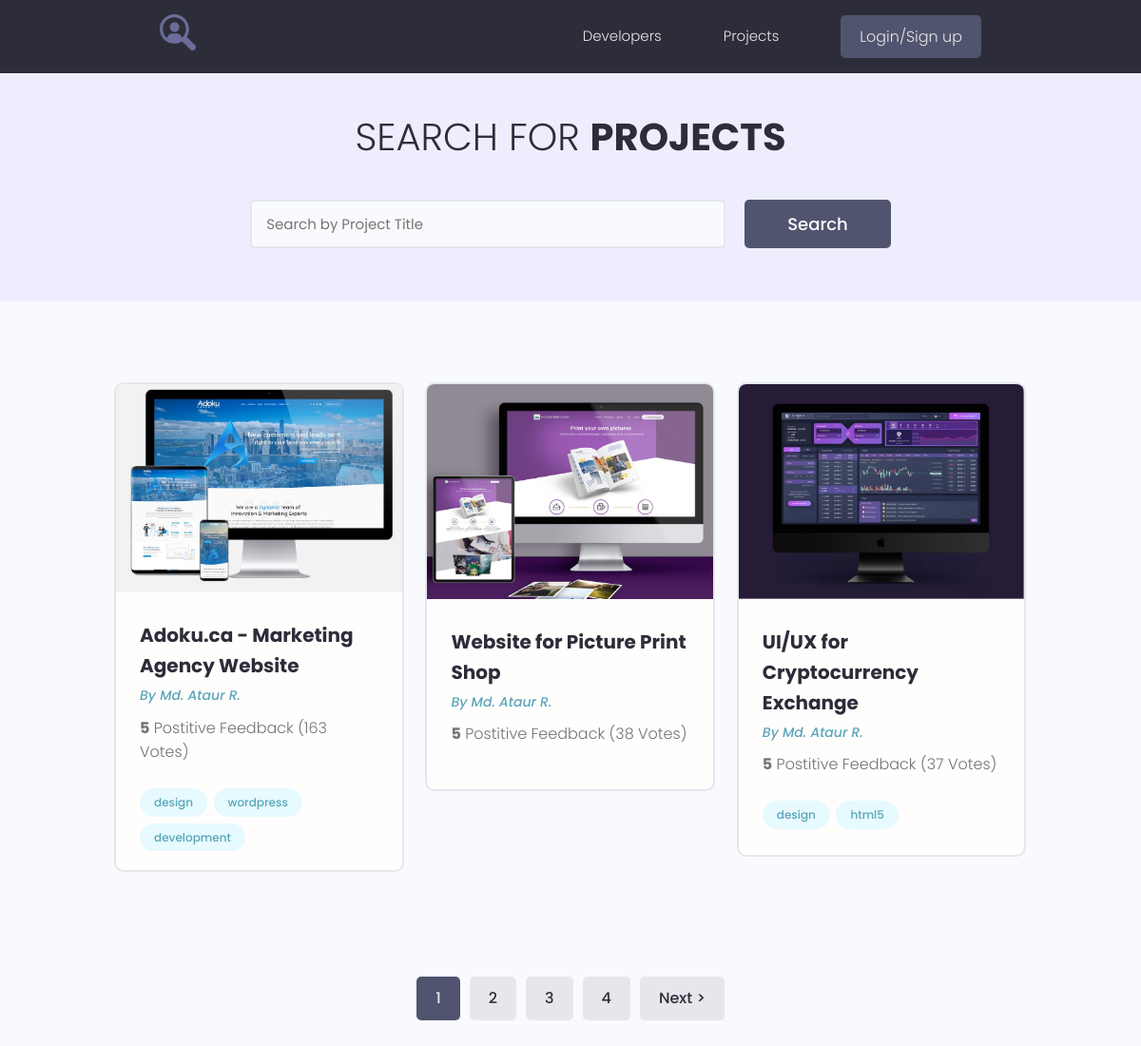
/projects/, run on the app's committed database.
### project/models.py (models this page shows, shortened)
class Project(models.Model):
    owner = models.ForeignKey(Profile, on_delete=models.SET_NULL, null=True, blank=True)
    title = models.CharField(max_length=200)
    description = models.TextField(null=True, blank=True)
    image = models.ImageField(null=True, blank=True, upload_to='projects/%Y/%m/%d',
                              default='default.png')
    demo_link = models.CharField(max_length=2000, null=True, blank=True)
    source_link = models.CharField(max_length=2000, null=True, blank=True)
    tags = models.ManyToManyField('Tag', blank=True)
    vote_total = models.IntegerField(default=0, null=True, blank=True)
    vote_ratio = models.IntegerField(default=0, null=True, blank=True)
    created = models.DateTimeField(auto_now_add=True)
    class Meta:
        ordering = ['-vote_ratio','-vote_total']

class Tag(models.Model):
    name = models.CharField(max_length=200)
    created = models.DateTimeField(auto_now_add=True)
    def __str__(self):
        return self.name

### users/models.py (models this page shows, shortened)
class Profile(models.Model):
    user = models.OneToOneField(User, on_delete=models.CASCADE, blank=True, null=True)
    name = models.CharField(max_length=200, blank=True, null=True)
    email = models.EmailField(max_length=500,blank=True,null=True)
    username = models.CharField(max_length=200,blank=True,null=True)
    short_info = models.CharField(max_length=200,blank=True,null=True)
    bio = models.TextField(blank=True,null=True)
    image = models.ImageField(upload_to='profiles/', blank=True,null=True,
      default='profiles/user-default.png')
    social_github = models.CharField(max_length=200, blank=True, null=True)
    social_youtube = models.CharField(max_length=200, blank=True, null=True)
    social_website = models.CharField(max_length=200, blank=True, null=True)
    created = models.DateTimeField(auto_now_add=True)

### project/views.py (the view)
# urls.py: path('projects/', include('project.urls')),
def projects(request):
    page = request.GET.get('page')
    results = 3
    projs = Project.objects.all()
    paginator = Paginator(projs, results)
    try:
        projs = paginator.page(page)
    except PageNotAnInteger:
        page = 1
        projs = paginator.page(page)
    except EmptyPage:
        page = paginator.num_pages
        projs = paginator.page(page)
    page = int(page)
    left_index = int(page) - 3 if page > 3 else 1
    right_index = int(page) + 4 if page < paginator.num_pages - 3 else paginator.num_pages + 1
    custom_range = range(left_index, right_index)
    context = {'projects': projs, 'paginator': paginator, 'custom_range': custom_range}
    return render(request, 'project/projects.html', context)

### project/templates/project/projects.html (shortened to what this page needs)
{% extends 'project/base.html' %}
{% block content %}
  <main class="projects">
    <section class="hero-section text-center">
      <div class="container container--narrow">
        <div class="hero-section__box">
          <h2>Search for <span>Projects</span></h2>
        </div>
        <div class="hero-section__search">
          <form class="form" action="#" method="get">
            <div class="form__field">
              <input class="input input--text" id="formInput#search" type="text" name="text"
                placeholder="Search by Project Title" />
            </div>
            <input class="btn btn--sub btn--lg" type="submit" value="Search" />
          </form>
        </div>
      </div>
    </section>
    <section class="projectsList">
      <div class="container">
        <div class="grid grid--three">
          {% for project in projects %}
          <div class="column">
            <div class="card project">
              <a href="{% url 'project' project.id %}" class="project">
                <img class="project__thumbnail" src="{{ project.image.url }}" alt="project thumbnail" />
                <div class="card__body">
                  <h3 class="project__title">{{ project.title }}</h3>
                  <p><a class="project__author" href="{% url 'user_profile' project.owner.id %}">By {{ project.owner.name }}</a></p>
                  <p class="project--rating">
                    <span style="font-weight: bold;">{{ project.vote_ratio }}</span> Postitive
                    Feedback ({{ project.vote_total }} Vote{{ project.vote_total | pluralize:'s' }})
                  </p>
                  <div class="project__tags">
                    {% for tag in project.tags.all %}
                    <span class="tag tag--pill tag--main">
                      <small>{{ tag }}</small>
                    </span>
                    {% endfor %}
                  </div>
                </div>
              </a>
            </div>
          </div>
          {% endfor %}
        </div>
      </div>
    </section>
    {% if projects.has_other_pages %}
    <div class="pagination">
      <ul class="container">
        {% for page in custom_range %}
          {% if page == projects.number %}
            <li><a href="?page={{ page }}" class="btn page-link btn--sub">{{ page }}</a></li>
          {% else %}
            <li><a href="?page={{ page }}" class="btn page-link">{{ page }}</a></li>
          {% endif %}
        {% endfor %}
         {% if projects.has_next %}
          <li><a href="?page={{ projects.next_page_number  }}" class="btn page-link"> Next &gt;</a> </li>
        {% endif %}
      </ul>
    </div>
    {% endif %}
  </main>
{% endblock %}

### project/static/styles/app.css (style rules this page uses)
:root { --color-sub: #2d2d39; }
.btn--sub { background-color: var(--color-sub-light); }
.card { border: 2px solid var(--color-light); }
img { width: 100%; }
.hero-section { height: 40vh; display: flex; align-items: center; background-color: var(--color-sub); }
.hero-section__box { margin-bottom: 4rem; }
.hero-section__box > h2, .hero-section__box > h2 > span { font-size: 4rem; color: var(--color-light); line-height: 1.3; text-transform: uppercase; }
.hero-section__box > h2 { font-weight: 300; }
.hero-section__box > h2 > span { font-weight: 700; }
.hero-section__search > .form { display: flex; align-items: center; justify-content: center; gap: 2rem; }
.hero-section__search > .form input.input--text { width: 50rem; }
.pagination { margin-top: 8rem; margin-bottom: 10rem; }
.pagination > ul { flex-wrap: wrap; list-style: none; display: flex; align-items: center; justify-content: center; gap: 1rem; }
.pagination .btn { color: var(--color-sub); }
.pagination .btn.btn--sub { color: var(--color-light); }
.project__author { font-size: 1.4rem; font-style: italic; }
.project--rating { margin-bottom: 1.6em; margin-top: .5em; }
.projects > .hero-section { background: var(--color-sub-lighter); height: 30vh; }
.projects .hero-section__box { margin-bottom: 2.5rem; }
.projects .hero-section__box > h2 { color: var(--color-sub); }
.projects .hero-section__box > h2 > span { font-weight: 700; color: var(--color-sub); }
.projectsList { margin-top: 8rem; }
.project__thumbnail { object-fit: cover; object-position: top center; width: 100%; }
.project__title { font-size: 2rem; font-weight: 700; color: var(--color-sub); }

### project/static/uikit/styles/modules/_variables.css (style rules this page uses)
:root { --color-main: #5aa5b9; --color-main-light: #e6faff; --color-sub: #3f4156; --color-sub-light: #51546e; --color-sub-lighter: #ededfd; --color-text: #737373; --color-gray: #8b8b8b; --color-light: #e5e7eb; --color-light-gray: #767676; --color-bg: #f8fafd; --color-white: #fffefd; --color-white-light: #f3f3f3; --color-success: #359e64; --color-success-bg: #def8e8; --color-error: #fc4b0b; --color-error-bg: #fff2ee; --font-base: 'Poppins', arial, helvetica, 'Segoe UI', roboto, ubuntu, sans-serif; --font-monospace: 'Fira Code', 'Courier New', courier, monospace; --font-regular: 300; --font-medium: 500; --font-bold: 700; --generic-shadow: 1px 1px 5px #00000010; --generic-transition: all 0.3s ease-in-out; }

### project/static/uikit/styles/modules/_base.css (style rules this page uses)
* { margin: 0; padding: 0; box-sizing: border-box; text-rendering: optimizeLegibility; color: inherit; font-size: inherit; }
html { font-size: 50%; }
@media only screen and (min-width: 480px) { html { font-size: 56.25%; } }
@media only screen and (min-width: 1200px) { html { font-size: 62.5%; } }
body { line-height: 1.6; font-weight: 400; font-size: 1.5rem; color: var(--color-text); background-color: var(--color-bg); min-height: 100vh; }

### project/static/uikit/styles/modules/_typography.css (style rules this page uses)
* { font-family: var(--font-base); }
h2 { font-size: 3.6rem; font-weight: var(--font-bold); }
h3 { font-size: 3.2rem; font-weight: var(--font-medium); }
p, span, strong { font-size: 1.6rem; color: var(--color-text); font-weight: var(--font-regular); }
a { padding-bottom: 2px; text-decoration: none; display: inline-block; color: var(--color-main); font-weight: var(--font-medium); }

### project/static/uikit/styles/modules/_utilities.css (style rules this page uses)
.container { width: 92%; max-width: 165rem; margin: 0 auto; box-sizing: border-box; }
.container--narrow { width: 92%; max-width: 120rem; }
@media screen and (min-width: 1000px) { .container { width: 90%; } }
@media screen and (min-width: 1000px) { .container--narrow { width: 85%; } }
@media screen and (min-width: 1200px) { .container { width: 80%; } }
@media screen and (min-width: 1200px) { .container--narrow { width: 72%; } }
.text-center { text-align: center; }

### project/static/uikit/styles/modules/_button.css (style rules this page uses)
.btn { display: inline-block; position: relative; cursor: pointer; background-color: var(--color-light); font-weight: var(--font-medium); color: var(--color-sub); text-decoration: none; padding: 1rem 2rem; border-radius: 0.5rem; border: none; width: -webkit-fit-content; width: -moz-fit-content; width: fit-content; height: -webkit-fit-content; height: -moz-fit-content; height: fit-content; font-size: 1.6rem; outline-width: 0; outline-color: transparent; -webkit-backface-visibility: hidden; backface-visibility: hidden; transition: all 0.3s ease-in-out; }
.btn--sub { background-color: var(--color-sub); color: var(--color-white); }
.btn--lg { font-size: 1.8rem; padding: 1.2rem 4.5rem; }

### data on the page
Project: image (picture), title "Adoku.ca - Marketing Agency Website", owner.name "Md. Ataur R.", vote_ratio "5", vote_total "163", vote_total|pluralize "s"
Tag: name "design"
Tag: name "wordpress"
Tag: name "development"
Project: image (picture), title "Website for Picture Print Shop", owner.name "Md. Ataur R.", vote_ratio "5", vote_total "38", vote_total|pluralize "s"
Project: image (picture), title "UI/UX for Cryptocurrency Exchange", owner.name "Md. Ataur R.", vote_ratio "5", vote_total "37", vote_total|pluralize "s"
Tag: name "html5"

### other printed values
{{ page }} "1"
{{ page }} "2" "3" "4"
